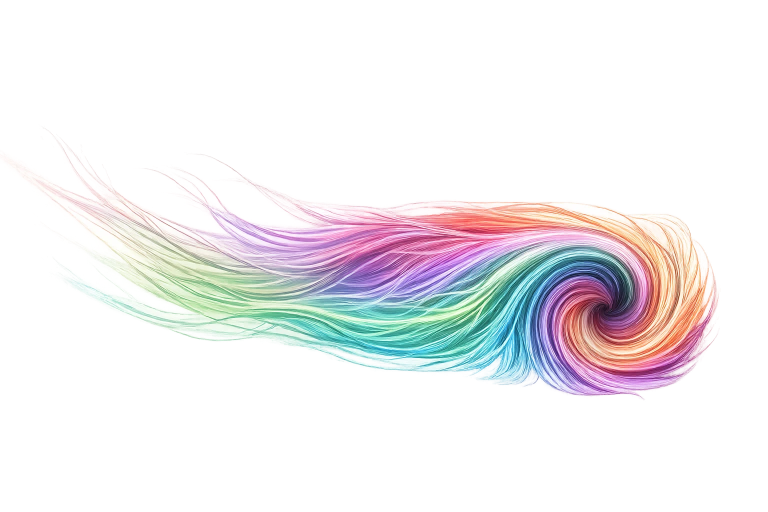
#> input picture data/thumbnails/comet-source.webp, 1536 x 1024 px (shown at 1/2 size)
$ python make_thumbnail.py
#> lines starting #> are read from the running program, lines starting #| are printed output that depends on the picture
#!/usr/bin/env python3
"""Make the theme thumbnail master from xl_cheese's comet artwork.

    python3 tools/make_thumbnail.py        (needs Pillow and numpy)

Reads data/thumbnails/comet-source.webp (the comet: the icon's swirl with its
strands streaming left, on a transparent background) and writes
data/thumbnails/comet.png: 120x35, Mint's Themes settings thumbnail size,
filling the width (a little of the upper-left wisps trimmed, the swirl whole).

The artwork was painted for a white background, so its wisp tips fade to near
white and showed as white streaks on dark buttons: near-white parts are made
see-through (their colour without the white); coloured strands stay as painted.

At Apply, cheeselooks/thumbnail.py recolours this master toward the theme's
accent and writes it as the gtk-3.0, cinnamon and metacity-1 thumbnails.
"""
from pathlib import Path

import numpy as np
from PIL import Image

ROOT = Path(__file__).resolve().parent.parent
SRC = ROOT / "data" / "thumbnails" / "comet-source.webp"
OUT = ROOT / "data" / "thumbnails" / "comet.png"
W, H = 120, 35
ART = (0, 249, 1449, 803)          # the artwork's box in the source


def main() -> None:
    im = np.asarray(Image.open(SRC).convert("RGBA")).astype(float) / 255
    rgb, a = im[..., :3], im[..., 3:4]
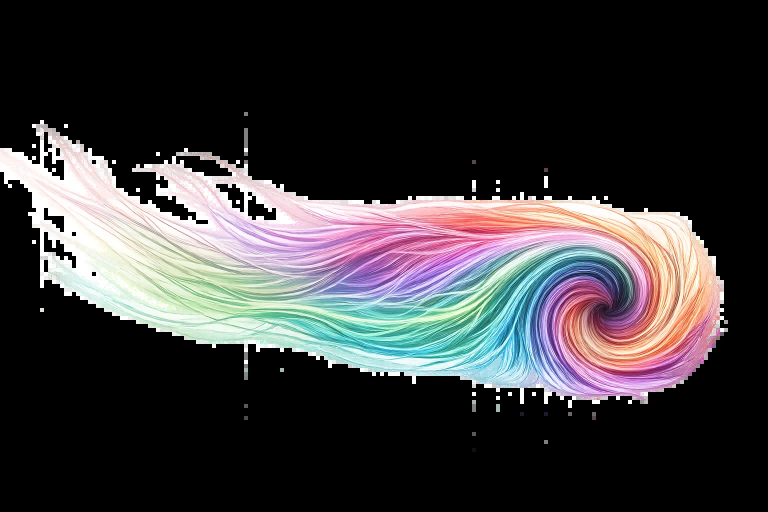
#> rgb: shape (1024, 1536, 3) float64 (shown at 1/2 size); mean R, G, B 0.23, 0.221, 0.229
    shown = a * rgb + (1 - a)                       # as it looks on white
    alpha = (1 - shown).max(axis=2, keepdims=True)  # colour to alpha from white
    col = np.where(alpha > 1e-4, 1 - (1 - shown) / np.maximum(alpha, 1e-4), 0)
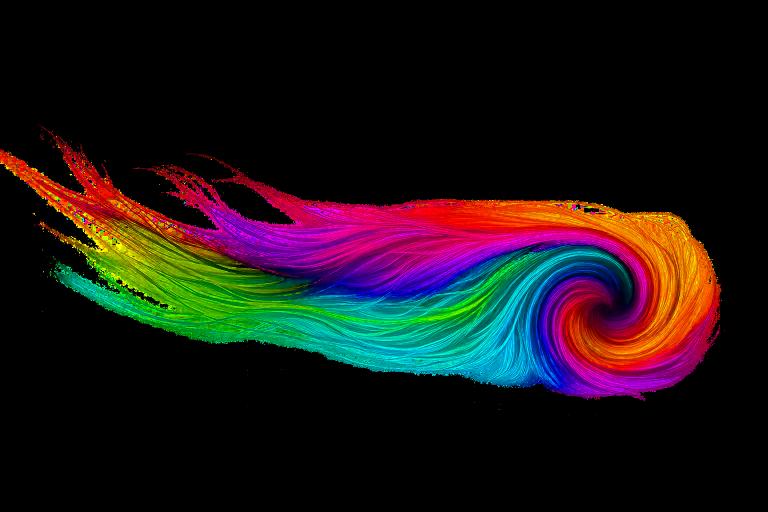
#> col: shape (1024, 1536, 3) float64 (shown at 1/2 size); mean R, G, B 0.112, 0.0801, 0.0833
    white = shown.min(axis=2, keepdims=True)
    k = np.clip((white - 0.62) / 0.28, 0, 1)        # near white: see-through
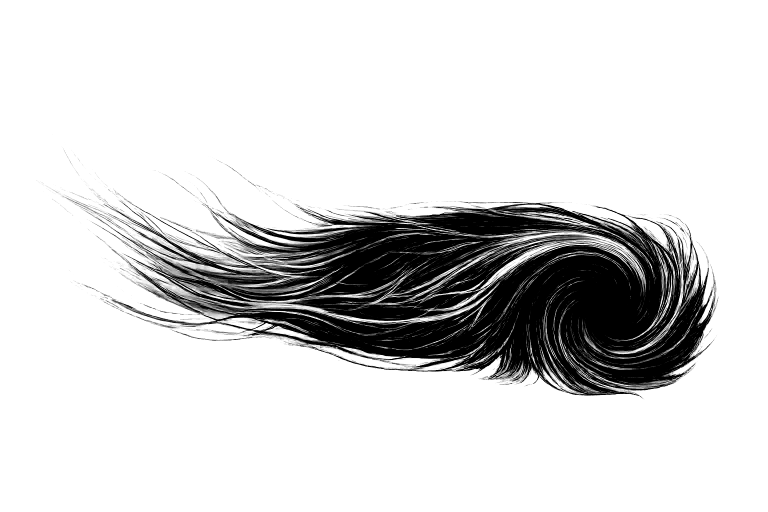
#> k: shape (1024, 1536, 1) float64 (shown at 1/2 size); min 0, max 1, mean 0.846
    out_rgb = rgb * (1 - k) + col * k
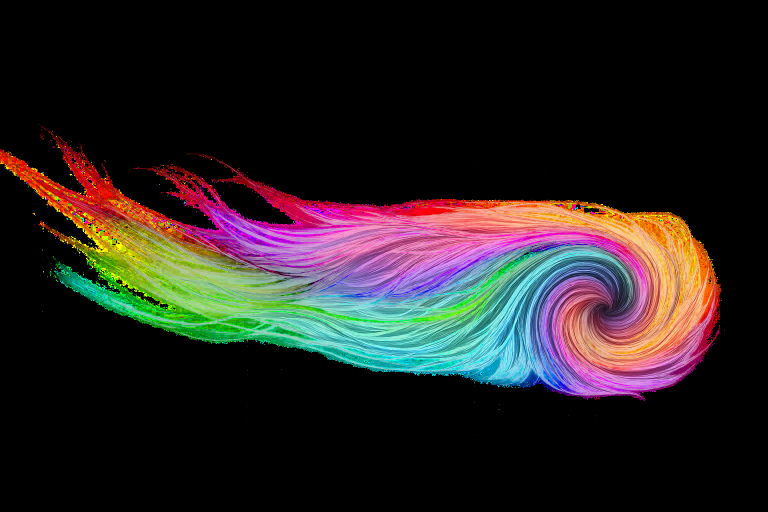
#> out_rgb: shape (1024, 1536, 3) float64 (shown at 1/2 size); mean R, G, B 0.157, 0.134, 0.131
    out_a = a * (1 - k) + alpha * k
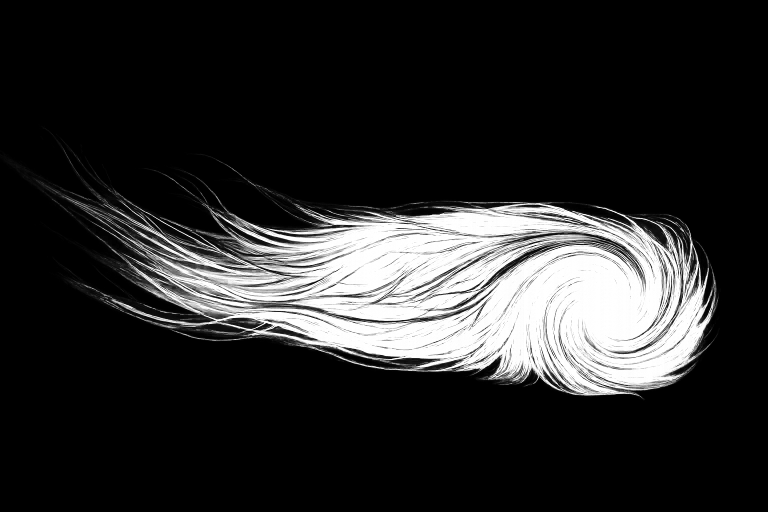
#> out_a: shape (1024, 1536, 1) float64 (shown at 1/2 size); min 0, max 1, mean 0.163
    art = Image.fromarray((np.dstack([np.clip(out_rgb, 0, 1), np.clip(out_a, 0, 1)]) * 255)
                          .round().astype("uint8"), "RGBA").crop(ART)
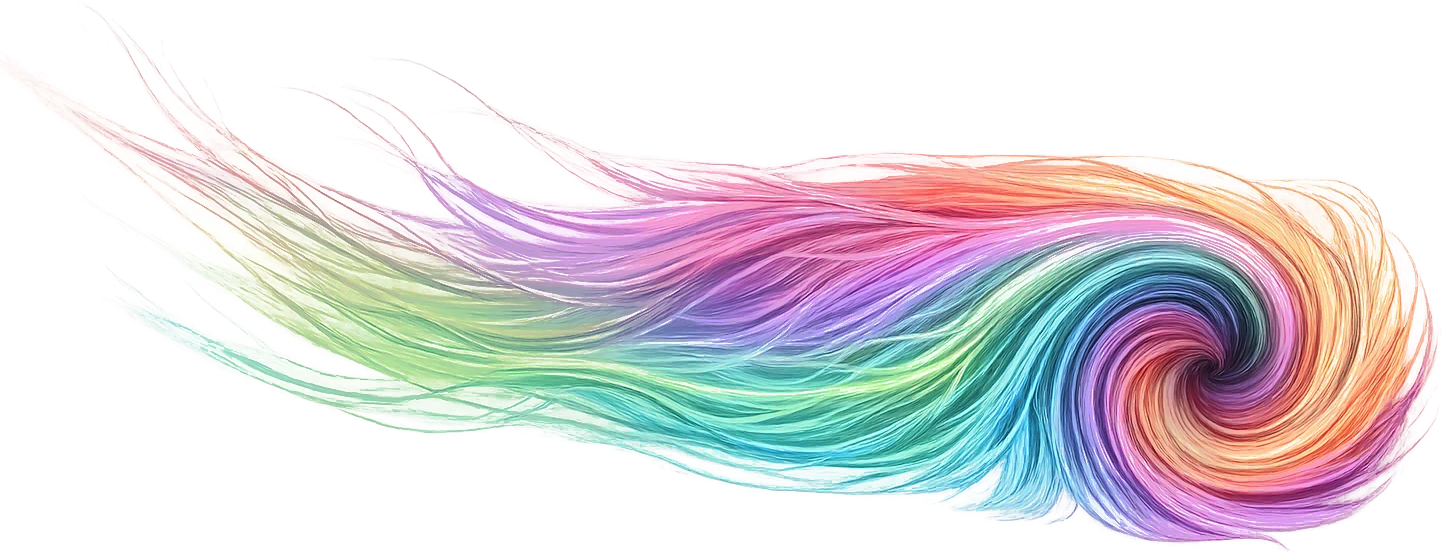
#> art: PIL image 1449x554 RGBA; mean R, G, B, A 78.4, 66.8, 65.5, 81.7; transparent parts drawn white
    need = round(art.width * H / W)                 # fill the width
#> need = 423
    top = art.height - need - 6
#> top = 125
    thumb = art.crop((0, top, art.width, top + need)).resize((W, H), Image.LANCZOS)
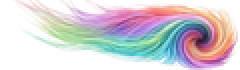
#> thumb: PIL image 120x35 RGBA (shown 2 times larger); mean R, G, B, A 106.5, 94.9, 96.1, 106.7; transparent parts drawn white
    thumb.save(OUT)
    print(f"Wrote {OUT}")


if __name__ == "__main__":
    main()
